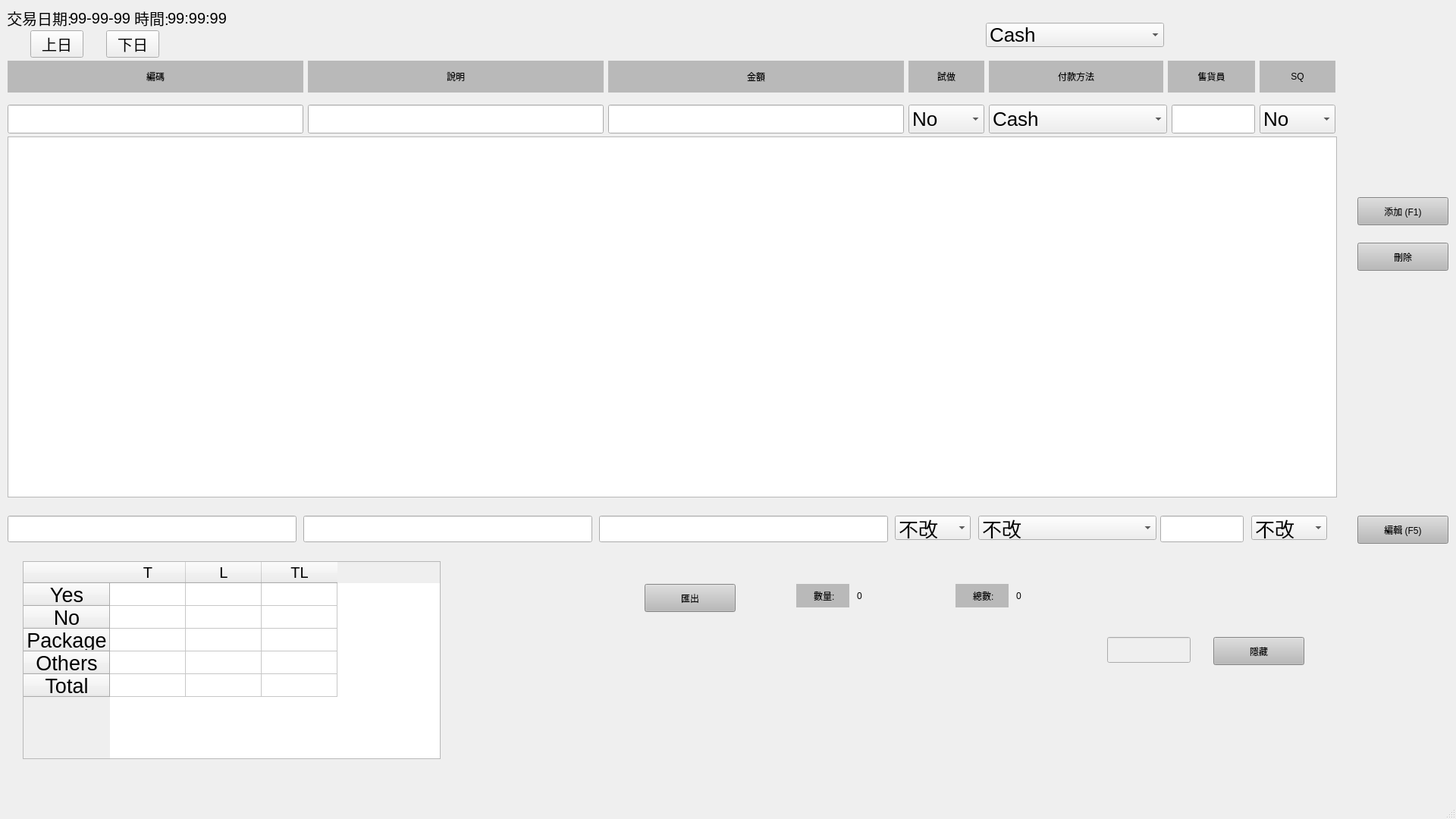
<?xml version="1.0" encoding="UTF-8"?>
<ui version="4.0">
 <class>MainWindow</class>
 <widget class="QMainWindow" name="MainWindow">
  <property name="geometry">
   <rect>
    <x>0</x>
    <y>0</y>
    <width>1920</width>
    <height>1080</height>
   </rect>
  </property>
  <property name="sizePolicy">
   <sizepolicy hsizetype="Ignored" vsizetype="Preferred">
    <horstretch>0</horstretch>
    <verstretch>0</verstretch>
   </sizepolicy>
  </property>
  <property name="minimumSize">
   <size>
    <width>100</width>
    <height>0</height>
   </size>
  </property>
  <property name="sizeIncrement">
   <size>
    <width>200</width>
    <height>0</height>
   </size>
  </property>
  <property name="windowTitle">
   <string>MainWindow</string>
  </property>
  <widget class="QWidget" name="centralwidget">
   <widget class="QWidget" name="verticalLayoutWidget_2">
    <property name="geometry">
     <rect>
      <x>10</x>
      <y>80</y>
      <width>1751</width>
      <height>96</height>
     </rect>
    </property>
    <layout class="QVBoxLayout" name="verticalLayout_2">
     <item>
      <layout class="QHBoxLayout" name="horizontalLayout_5">
       <item>
        <widget class="QLabel" name="label_12">
         <property name="layoutDirection">
          <enum>Qt::RightToLeft</enum>
         </property>
         <property name="styleSheet">
          <string notr="true">font: 20pt &quot;Segoe Fluent Icons&quot;;
background-color: rgb(185, 185, 185);</string>
         </property>
         <property name="text">
          <string>編碼</string>
         </property>
         <property name="alignment">
          <set>Qt::AlignCenter</set>
         </property>
        </widget>
       </item>
       <item>
        <widget class="QLabel" name="label">
         <property name="layoutDirection">
          <enum>Qt::RightToLeft</enum>
         </property>
         <property name="styleSheet">
          <string notr="true">font: 20pt &quot;Segoe Fluent Icons&quot;;
border-color: rgb(255, 0, 4);
background-color: rgb(185, 185, 185);</string>
         </property>
         <property name="text">
          <string>說明</string>
         </property>
         <property name="alignment">
          <set>Qt::AlignCenter</set>
         </property>
        </widget>
       </item>
       <item>
        <widget class="QLabel" name="label_7">
         <property name="styleSheet">
          <string notr="true">font: 20pt &quot;Segoe Fluent Icons&quot;;
background-color: rgb(185, 185, 185);</string>
         </property>
         <property name="text">
          <string>金額</string>
         </property>
         <property name="alignment">
          <set>Qt::AlignCenter</set>
         </property>
        </widget>
       </item>
       <item>
        <widget class="QLabel" name="label_9">
         <property name="sizePolicy">
          <sizepolicy hsizetype="Expanding" vsizetype="Preferred">
           <horstretch>1</horstretch>
           <verstretch>0</verstretch>
          </sizepolicy>
         </property>
         <property name="minimumSize">
          <size>
           <width>10</width>
           <height>0</height>
          </size>
         </property>
         <property name="maximumSize">
          <size>
           <width>100</width>
           <height>16777215</height>
          </size>
         </property>
         <property name="styleSheet">
          <string notr="true">font: 20pt &quot;Segoe Fluent Icons&quot;;
background-color: rgb(185, 185, 185);</string>
         </property>
         <property name="text">
          <string>試做</string>
         </property>
         <property name="alignment">
          <set>Qt::AlignCenter</set>
         </property>
        </widget>
       </item>
       <item>
        <widget class="QLabel" name="label_2">
         <property name="sizePolicy">
          <sizepolicy hsizetype="Expanding" vsizetype="Preferred">
           <horstretch>1</horstretch>
           <verstretch>0</verstretch>
          </sizepolicy>
         </property>
         <property name="minimumSize">
          <size>
           <width>230</width>
           <height>0</height>
          </size>
         </property>
         <property name="maximumSize">
          <size>
           <width>120</width>
           <height>16777215</height>
          </size>
         </property>
         <property name="styleSheet">
          <string notr="true">font: 20pt &quot;Segoe Fluent Icons&quot;;
background-color: rgb(185, 185, 185);</string>
         </property>
         <property name="text">
          <string>付款方法</string>
         </property>
         <property name="alignment">
          <set>Qt::AlignCenter</set>
         </property>
        </widget>
       </item>
       <item>
        <widget class="QLabel" name="label_11">
         <property name="sizePolicy">
          <sizepolicy hsizetype="Fixed" vsizetype="Preferred">
           <horstretch>0</horstretch>
           <verstretch>0</verstretch>
          </sizepolicy>
         </property>
         <property name="minimumSize">
          <size>
           <width>115</width>
           <height>0</height>
          </size>
         </property>
         <property name="layoutDirection">
          <enum>Qt::LeftToRight</enum>
         </property>
         <property name="styleSheet">
          <string notr="true">font: 20pt &quot;Segoe Fluent Icons&quot;;
background-color: rgb(185, 185, 185);</string>
         </property>
         <property name="text">
          <string>售貨員</string>
         </property>
         <property name="alignment">
          <set>Qt::AlignCenter</set>
         </property>
        </widget>
       </item>
       <item>
        <widget class="QLabel" name="label_15">
         <property name="sizePolicy">
          <sizepolicy hsizetype="Fixed" vsizetype="Preferred">
           <horstretch>0</horstretch>
           <verstretch>0</verstretch>
          </sizepolicy>
         </property>
         <property name="minimumSize">
          <size>
           <width>0</width>
           <height>0</height>
          </size>
         </property>
         <property name="maximumSize">
          <size>
           <width>100</width>
           <height>16777215</height>
          </size>
         </property>
         <property name="layoutDirection">
          <enum>Qt::LeftToRight</enum>
         </property>
         <property name="styleSheet">
          <string notr="true">font: 20pt &quot;Segoe Fluent Icons&quot;;
background-color: rgb(185, 185, 185);</string>
         </property>
         <property name="text">
          <string>SQ</string>
         </property>
         <property name="alignment">
          <set>Qt::AlignCenter</set>
         </property>
        </widget>
       </item>
      </layout>
     </item>
     <item>
      <spacer name="verticalSpacer">
       <property name="orientation">
        <enum>Qt::Vertical</enum>
       </property>
       <property name="sizeType">
        <enum>QSizePolicy::Fixed</enum>
       </property>
       <property name="sizeHint" stdset="0">
        <size>
         <width>20</width>
         <height>10</height>
        </size>
       </property>
      </spacer>
     </item>
     <item>
      <layout class="QHBoxLayout" name="horizontalLayout_4">
       <item>
        <widget class="QLineEdit" name="codeEdit">
         <property name="styleSheet">
          <string notr="true">font-size: 26px;</string>
         </property>
        </widget>
       </item>
       <item>
        <widget class="QLineEdit" name="infoEdit">
         <property name="styleSheet">
          <string notr="true">font-size: 26px;</string>
         </property>
         <property name="text">
          <string/>
         </property>
        </widget>
       </item>
       <item>
        <widget class="QLineEdit" name="receiptedPriceEdit">
         <property name="enabled">
          <bool>true</bool>
         </property>
         <property name="styleSheet">
          <string notr="true">font-size: 26px;</string>
         </property>
         <property name="alignment">
          <set>Qt::AlignLeading|Qt::AlignLeft|Qt::AlignVCenter</set>
         </property>
        </widget>
       </item>
       <item>
        <widget class="QComboBox" name="trialBox">
         <property name="sizePolicy">
          <sizepolicy hsizetype="Fixed" vsizetype="Fixed">
           <horstretch>1</horstretch>
           <verstretch>0</verstretch>
          </sizepolicy>
         </property>
         <property name="minimumSize">
          <size>
           <width>100</width>
           <height>0</height>
          </size>
         </property>
         <property name="styleSheet">
          <string notr="true">font-size: 26px;</string>
         </property>
         <item>
          <property name="text">
           <string>No</string>
          </property>
         </item>
         <item>
          <property name="text">
           <string>Yes</string>
          </property>
         </item>
         <item>
          <property name="text">
           <string>None</string>
          </property>
         </item>
        </widget>
       </item>
       <item>
        <widget class="QComboBox" name="dateEdit">
         <property name="enabled">
          <bool>true</bool>
         </property>
         <property name="sizePolicy">
          <sizepolicy hsizetype="Fixed" vsizetype="Fixed">
           <horstretch>1</horstretch>
           <verstretch>0</verstretch>
          </sizepolicy>
         </property>
         <property name="minimumSize">
          <size>
           <width>235</width>
           <height>0</height>
          </size>
         </property>
         <property name="maximumSize">
          <size>
           <width>235</width>
           <height>16777215</height>
          </size>
         </property>
         <property name="styleSheet">
          <string notr="true">font-size: 26px;</string>
         </property>
         <item>
          <property name="text">
           <string>Cash</string>
          </property>
         </item>
         <item>
          <property name="text">
           <string>PK Cash</string>
          </property>
         </item>
         <item>
          <property name="text">
           <string>Visa</string>
          </property>
         </item>
         <item>
          <property name="text">
           <string>PK/VISA/MASTER</string>
          </property>
         </item>
         <item>
          <property name="text">
           <string>Master</string>
          </property>
         </item>
         <item>
          <property name="text">
           <string>銀聯PK</string>
          </property>
         </item>
         <item>
          <property name="text">
           <string>銀聯</string>
          </property>
         </item>
         <item>
          <property name="text">
           <string>A.E</string>
          </property>
         </item>
         <item>
          <property name="text">
           <string>PK/AE</string>
          </property>
         </item>
         <item>
          <property name="text">
           <string>EPS</string>
          </property>
         </item>
         <item>
          <property name="text">
           <string>PK/EPS</string>
          </property>
         </item>
         <item>
          <property name="text">
           <string>MIND BEAUTY</string>
          </property>
         </item>
         <item>
          <property name="text">
           <string>PAY ME</string>
          </property>
         </item>
         <item>
          <property name="text">
           <string>PAY ME PK</string>
          </property>
         </item>
         <item>
          <property name="text">
           <string>FTP</string>
          </property>
         </item>
         <item>
          <property name="text">
           <string>Package</string>
          </property>
         </item>
         <item>
          <property name="text">
           <string>Product</string>
          </property>
         </item>
        </widget>
       </item>
       <item>
        <widget class="QLineEdit" name="personEdit">
         <property name="sizePolicy">
          <sizepolicy hsizetype="Fixed" vsizetype="Fixed">
           <horstretch>0</horstretch>
           <verstretch>0</verstretch>
          </sizepolicy>
         </property>
         <property name="minimumSize">
          <size>
           <width>0</width>
           <height>0</height>
          </size>
         </property>
         <property name="maximumSize">
          <size>
           <width>110</width>
           <height>16777215</height>
          </size>
         </property>
         <property name="styleSheet">
          <string notr="true">font-size: 26px;</string>
         </property>
        </widget>
       </item>
       <item>
        <widget class="QComboBox" name="SQBox">
         <property name="sizePolicy">
          <sizepolicy hsizetype="Fixed" vsizetype="Fixed">
           <horstretch>1</horstretch>
           <verstretch>0</verstretch>
          </sizepolicy>
         </property>
         <property name="minimumSize">
          <size>
           <width>100</width>
           <height>0</height>
          </size>
         </property>
         <property name="styleSheet">
          <string notr="true">font-size: 26px;</string>
         </property>
         <item>
          <property name="text">
           <string>No</string>
          </property>
         </item>
         <item>
          <property name="text">
           <string>Yes</string>
          </property>
         </item>
        </widget>
       </item>
      </layout>
     </item>
    </layout>
   </widget>
   <widget class="QPushButton" name="addButton">
    <property name="geometry">
     <rect>
      <x>1790</x>
      <y>260</y>
      <width>120</width>
      <height>37</height>
     </rect>
    </property>
    <property name="styleSheet">
     <string notr="true">font: 20pt &quot;Segoe Fluent Icons&quot;;
background-color: rgb(185, 185, 185);</string>
    </property>
    <property name="text">
     <string>添加 (F1)</string>
    </property>
   </widget>
   <widget class="QListWidget" name="listWidget">
    <property name="enabled">
     <bool>true</bool>
    </property>
    <property name="geometry">
     <rect>
      <x>10</x>
      <y>180</y>
      <width>1753</width>
      <height>476</height>
     </rect>
    </property>
    <property name="styleSheet">
     <string notr="true">QScrollBar:vertical {              
            border: none;
            background:white;
            width:3px;
            margin: 0px 0px 0px 0px;
        }
        QScrollBar::handle:vertical {
            background: qlineargradient(x1:0, y1:0, x2:1, y2:0,
            stop: 0 rgb(32, 47, 130), stop: 0.5 rgb(32, 47, 130), stop:1 rgb(32, 47, 130));
            min-height: 0px;
        }
        QScrollBar::add-line:vertical {
            background: qlineargradient(x1:0, y1:0, x2:1, y2:0,
            stop: 0 rgb(32, 47, 130), stop: 0.5 rgb(32, 47, 130),  stop:1 rgb(32, 47, 130));
            height: 0px;
            subcontrol-position: bottom;
            subcontrol-origin: margin;
        }
        QScrollBar::sub-line:vertical {
            background: qlineargradient(x1:0, y1:0, x2:1, y2:0,
            stop: 0  rgb(32, 47, 130), stop: 0.5 rgb(32, 47, 130),  stop:1 rgb(32, 47, 130));
            height: 0 px;
            subcontrol-position: top;
            subcontrol-origin: margin;
        }</string>
    </property>
    <property name="dragDropMode">
     <enum>QAbstractItemView::NoDragDrop</enum>
    </property>
    <property name="iconSize">
     <size>
      <width>0</width>
      <height>0</height>
     </size>
    </property>
    <property name="resizeMode">
     <enum>QListView::Adjust</enum>
    </property>
    <property name="viewMode">
     <enum>QListView::ListMode</enum>
    </property>
   </widget>
   <widget class="QLabel" name="tradeDate">
    <property name="geometry">
     <rect>
      <x>0</x>
      <y>10</y>
      <width>104</width>
      <height>27</height>
     </rect>
    </property>
    <property name="layoutDirection">
     <enum>Qt::LeftToRight</enum>
    </property>
    <property name="styleSheet">
     <string notr="true">font-size: 20px;</string>
    </property>
    <property name="text">
     <string>交易日期:</string>
    </property>
    <property name="alignment">
     <set>Qt::AlignCenter</set>
    </property>
   </widget>
   <widget class="QLabel" name="dateLabel">
    <property name="geometry">
     <rect>
      <x>80</x>
      <y>10</y>
      <width>104</width>
      <height>27</height>
     </rect>
    </property>
    <property name="styleSheet">
     <string notr="true">font-size: 20px;</string>
    </property>
    <property name="text">
     <string>99-99-99</string>
    </property>
    <property name="alignment">
     <set>Qt::AlignCenter</set>
    </property>
   </widget>
   <widget class="QLabel" name="timeText">
    <property name="geometry">
     <rect>
      <x>160</x>
      <y>10</y>
      <width>80</width>
      <height>27</height>
     </rect>
    </property>
    <property name="styleSheet">
     <string notr="true">font-size: 20px;</string>
    </property>
    <property name="text">
     <string>時間:</string>
    </property>
    <property name="alignment">
     <set>Qt::AlignCenter</set>
    </property>
   </widget>
   <widget class="QLabel" name="timeLabel">
    <property name="geometry">
     <rect>
      <x>220</x>
      <y>10</y>
      <width>80</width>
      <height>27</height>
     </rect>
    </property>
    <property name="styleSheet">
     <string notr="true">font-size: 20px;</string>
    </property>
    <property name="text">
     <string>99:99:99</string>
    </property>
    <property name="alignment">
     <set>Qt::AlignCenter</set>
    </property>
   </widget>
   <widget class="QPushButton" name="lastButton">
    <property name="geometry">
     <rect>
      <x>40</x>
      <y>40</y>
      <width>70</width>
      <height>36</height>
     </rect>
    </property>
    <property name="styleSheet">
     <string notr="true">font-size: 20px;</string>
    </property>
    <property name="text">
     <string>上日</string>
    </property>
   </widget>
   <widget class="QPushButton" name="nextButton">
    <property name="geometry">
     <rect>
      <x>140</x>
      <y>40</y>
      <width>70</width>
      <height>36</height>
     </rect>
    </property>
    <property name="styleSheet">
     <string notr="true">font-size: 20px;</string>
    </property>
    <property name="text">
     <string>下日</string>
    </property>
   </widget>
   <widget class="QLabel" name="label_13">
    <property name="geometry">
     <rect>
      <x>1050</x>
      <y>770</y>
      <width>70</width>
      <height>31</height>
     </rect>
    </property>
    <property name="styleSheet">
     <string notr="true">font: 20pt &quot;Segoe Fluent Icons&quot;;
border-color: rgb(255, 0, 4);
background-color: rgb(185, 185, 185);</string>
    </property>
    <property name="text">
     <string> 數量:</string>
    </property>
    <property name="alignment">
     <set>Qt::AlignCenter</set>
    </property>
   </widget>
   <widget class="QLabel" name="totalItemLabel">
    <property name="geometry">
     <rect>
      <x>1130</x>
      <y>770</y>
      <width>87</width>
      <height>31</height>
     </rect>
    </property>
    <property name="styleSheet">
     <string notr="true">font: 20pt &quot;Segoe Fluent Icons&quot;;</string>
    </property>
    <property name="text">
     <string>0</string>
    </property>
    <property name="alignment">
     <set>Qt::AlignLeading|Qt::AlignLeft|Qt::AlignVCenter</set>
    </property>
   </widget>
   <widget class="QLabel" name="label_14">
    <property name="geometry">
     <rect>
      <x>1260</x>
      <y>770</y>
      <width>70</width>
      <height>31</height>
     </rect>
    </property>
    <property name="styleSheet">
     <string notr="true">font: 20pt &quot;Segoe Fluent Icons&quot;;
border-color: rgb(255, 0, 4);
background-color: rgb(185, 185, 185);</string>
    </property>
    <property name="text">
     <string> 總數:</string>
    </property>
    <property name="alignment">
     <set>Qt::AlignCenter</set>
    </property>
   </widget>
   <widget class="QLabel" name="totalPriceLabel">
    <property name="geometry">
     <rect>
      <x>1340</x>
      <y>770</y>
      <width>341</width>
      <height>31</height>
     </rect>
    </property>
    <property name="styleSheet">
     <string notr="true">font: 20pt &quot;Segoe Fluent Icons&quot;;</string>
    </property>
    <property name="text">
     <string>0</string>
    </property>
    <property name="alignment">
     <set>Qt::AlignLeading|Qt::AlignLeft|Qt::AlignVCenter</set>
    </property>
   </widget>
   <widget class="QPushButton" name="outputButton">
    <property name="geometry">
     <rect>
      <x>850</x>
      <y>770</y>
      <width>120</width>
      <height>37</height>
     </rect>
    </property>
    <property name="styleSheet">
     <string notr="true">font: 20pt &quot;Segoe Fluent Icons&quot;;
background-color: rgb(185, 185, 185);</string>
    </property>
    <property name="text">
     <string>匯出</string>
    </property>
   </widget>
   <widget class="QPushButton" name="deleteButton">
    <property name="enabled">
     <bool>true</bool>
    </property>
    <property name="geometry">
     <rect>
      <x>1790</x>
      <y>320</y>
      <width>120</width>
      <height>37</height>
     </rect>
    </property>
    <property name="styleSheet">
     <string notr="true">font: 20pt &quot;Segoe Fluent Icons&quot;;
background-color: rgb(185, 185, 185);</string>
    </property>
    <property name="text">
     <string>刪除</string>
    </property>
   </widget>
   <widget class="QPushButton" name="hideButton">
    <property name="enabled">
     <bool>true</bool>
    </property>
    <property name="geometry">
     <rect>
      <x>1600</x>
      <y>840</y>
      <width>120</width>
      <height>37</height>
     </rect>
    </property>
    <property name="styleSheet">
     <string notr="true">font: 20pt &quot;Segoe Fluent Icons&quot;;
background-color: rgb(185, 185, 185);</string>
    </property>
    <property name="text">
     <string>隱藏</string>
    </property>
   </widget>
   <widget class="QLineEdit" name="passwordEdit">
    <property name="enabled">
     <bool>false</bool>
    </property>
    <property name="geometry">
     <rect>
      <x>1460</x>
      <y>840</y>
      <width>110</width>
      <height>34</height>
     </rect>
    </property>
    <property name="sizePolicy">
     <sizepolicy hsizetype="Fixed" vsizetype="Fixed">
      <horstretch>0</horstretch>
      <verstretch>0</verstretch>
     </sizepolicy>
    </property>
    <property name="minimumSize">
     <size>
      <width>0</width>
      <height>0</height>
     </size>
    </property>
    <property name="maximumSize">
     <size>
      <width>110</width>
      <height>16777215</height>
     </size>
    </property>
    <property name="styleSheet">
     <string notr="true">font: 9pt &quot;Segoe Fluent Icons&quot;;</string>
    </property>
   </widget>
   <widget class="QTableWidget" name="tableWidget">
    <property name="geometry">
     <rect>
      <x>30</x>
      <y>740</y>
      <width>551</width>
      <height>261</height>
     </rect>
    </property>
    <property name="styleSheet">
     <string notr="true">font-size: 15px;</string>
    </property>
    <row>
     <property name="text">
      <string>Yes</string>
     </property>
     <property name="font">
      <font>
       <pointsize>20</pointsize>
      </font>
     </property>
     <property name="textAlignment">
      <set>AlignCenter</set>
     </property>
    </row>
    <row>
     <property name="text">
      <string>No</string>
     </property>
     <property name="font">
      <font>
       <pointsize>20</pointsize>
      </font>
     </property>
     <property name="textAlignment">
      <set>AlignCenter</set>
     </property>
    </row>
    <row>
     <property name="text">
      <string>Package</string>
     </property>
     <property name="font">
      <font>
       <pointsize>20</pointsize>
       <weight>50</weight>
       <bold>false</bold>
      </font>
     </property>
     <property name="textAlignment">
      <set>AlignCenter</set>
     </property>
    </row>
    <row>
     <property name="text">
      <string>Others</string>
     </property>
     <property name="font">
      <font>
       <pointsize>20</pointsize>
      </font>
     </property>
     <property name="textAlignment">
      <set>AlignCenter</set>
     </property>
    </row>
    <row>
     <property name="text">
      <string>Total</string>
     </property>
     <property name="font">
      <font>
       <pointsize>20</pointsize>
      </font>
     </property>
     <property name="textAlignment">
      <set>AlignCenter</set>
     </property>
    </row>
    <column>
     <property name="text">
      <string>T</string>
     </property>
     <property name="font">
      <font>
       <pointsize>15</pointsize>
      </font>
     </property>
    </column>
    <column>
     <property name="text">
      <string>L</string>
     </property>
     <property name="font">
      <font>
       <pointsize>15</pointsize>
      </font>
     </property>
    </column>
    <column>
     <property name="text">
      <string>TL</string>
     </property>
     <property name="font">
      <font>
       <pointsize>15</pointsize>
      </font>
     </property>
    </column>
    <item row="0" column="0">
     <property name="text">
      <string/>
     </property>
     <property name="font">
      <font>
       <pointsize>20</pointsize>
      </font>
     </property>
     <property name="textAlignment">
      <set>AlignCenter</set>
     </property>
    </item>
    <item row="0" column="1">
     <property name="text">
      <string/>
     </property>
     <property name="font">
      <font>
       <pointsize>20</pointsize>
      </font>
     </property>
     <property name="textAlignment">
      <set>AlignCenter</set>
     </property>
    </item>
    <item row="0" column="2">
     <property name="text">
      <string/>
     </property>
     <property name="font">
      <font>
       <pointsize>20</pointsize>
      </font>
     </property>
     <property name="textAlignment">
      <set>AlignCenter</set>
     </property>
    </item>
    <item row="1" column="0">
     <property name="text">
      <string/>
     </property>
     <property name="font">
      <font>
       <pointsize>20</pointsize>
      </font>
     </property>
     <property name="textAlignment">
      <set>AlignCenter</set>
     </property>
    </item>
    <item row="1" column="1">
     <property name="text">
      <string/>
     </property>
     <property name="font">
      <font>
       <pointsize>20</pointsize>
      </font>
     </property>
     <property name="textAlignment">
      <set>AlignCenter</set>
     </property>
    </item>
    <item row="1" column="2">
     <property name="text">
      <string/>
     </property>
     <property name="font">
      <font>
       <pointsize>20</pointsize>
      </font>
     </property>
     <property name="textAlignment">
      <set>AlignCenter</set>
     </property>
    </item>
    <item row="2" column="0">
     <property name="text">
      <string/>
     </property>
     <property name="font">
      <font>
       <pointsize>20</pointsize>
      </font>
     </property>
     <property name="textAlignment">
      <set>AlignCenter</set>
     </property>
    </item>
    <item row="2" column="1">
     <property name="text">
      <string/>
     </property>
     <property name="font">
      <font>
       <pointsize>20</pointsize>
      </font>
     </property>
     <property name="textAlignment">
      <set>AlignCenter</set>
     </property>
    </item>
    <item row="2" column="2">
     <property name="text">
      <string/>
     </property>
     <property name="font">
      <font>
       <pointsize>20</pointsize>
      </font>
     </property>
     <property name="textAlignment">
      <set>AlignCenter</set>
     </property>
    </item>
    <item row="3" column="0">
     <property name="text">
      <string/>
     </property>
     <property name="font">
      <font>
       <pointsize>20</pointsize>
      </font>
     </property>
     <property name="textAlignment">
      <set>AlignCenter</set>
     </property>
    </item>
    <item row="3" column="1">
     <property name="text">
      <string/>
     </property>
     <property name="font">
      <font>
       <pointsize>20</pointsize>
      </font>
     </property>
     <property name="textAlignment">
      <set>AlignCenter</set>
     </property>
    </item>
    <item row="3" column="2">
     <property name="text">
      <string/>
     </property>
     <property name="font">
      <font>
       <pointsize>20</pointsize>
      </font>
     </property>
     <property name="textAlignment">
      <set>AlignCenter</set>
     </property>
    </item>
    <item row="4" column="0">
     <property name="text">
      <string/>
     </property>
     <property name="font">
      <font>
       <pointsize>20</pointsize>
      </font>
     </property>
     <property name="textAlignment">
      <set>AlignCenter</set>
     </property>
    </item>
    <item row="4" column="1">
     <property name="text">
      <string/>
     </property>
     <property name="font">
      <font>
       <pointsize>20</pointsize>
      </font>
     </property>
     <property name="textAlignment">
      <set>AlignCenter</set>
     </property>
    </item>
    <item row="4" column="2">
     <property name="text">
      <string/>
     </property>
     <property name="font">
      <font>
       <pointsize>20</pointsize>
      </font>
     </property>
     <property name="textAlignment">
      <set>AlignCenter</set>
     </property>
    </item>
   </widget>
   <widget class="QLineEdit" name="codeEditChange">
    <property name="geometry">
     <rect>
      <x>10</x>
      <y>680</y>
      <width>381</width>
      <height>35</height>
     </rect>
    </property>
    <property name="styleSheet">
     <string notr="true">font-size: 26px;</string>
    </property>
   </widget>
   <widget class="QLineEdit" name="infoEditChange">
    <property name="geometry">
     <rect>
      <x>400</x>
      <y>680</y>
      <width>381</width>
      <height>35</height>
     </rect>
    </property>
    <property name="styleSheet">
     <string notr="true">font-size: 26px;</string>
    </property>
    <property name="text">
     <string/>
    </property>
   </widget>
   <widget class="QLineEdit" name="receiptedPriceEditChange">
    <property name="enabled">
     <bool>true</bool>
    </property>
    <property name="geometry">
     <rect>
      <x>790</x>
      <y>680</y>
      <width>381</width>
      <height>35</height>
     </rect>
    </property>
    <property name="styleSheet">
     <string notr="true">font-size: 26px;</string>
    </property>
    <property name="alignment">
     <set>Qt::AlignLeading|Qt::AlignLeft|Qt::AlignVCenter</set>
    </property>
   </widget>
   <widget class="QComboBox" name="trialBoxChange">
    <property name="geometry">
     <rect>
      <x>1180</x>
      <y>680</y>
      <width>100</width>
      <height>32</height>
     </rect>
    </property>
    <property name="sizePolicy">
     <sizepolicy hsizetype="Fixed" vsizetype="Fixed">
      <horstretch>1</horstretch>
      <verstretch>0</verstretch>
     </sizepolicy>
    </property>
    <property name="minimumSize">
     <size>
      <width>100</width>
      <height>0</height>
     </size>
    </property>
    <property name="styleSheet">
     <string notr="true">font-size: 26px;</string>
    </property>
    <item>
     <property name="text">
      <string>不改</string>
     </property>
    </item>
    <item>
     <property name="text">
      <string>Yes</string>
     </property>
    </item>
    <item>
     <property name="text">
      <string>No</string>
     </property>
    </item>
    <item>
     <property name="text">
      <string>None</string>
     </property>
    </item>
   </widget>
   <widget class="QComboBox" name="dateEditChange">
    <property name="enabled">
     <bool>true</bool>
    </property>
    <property name="geometry">
     <rect>
      <x>1290</x>
      <y>680</y>
      <width>235</width>
      <height>32</height>
     </rect>
    </property>
    <property name="sizePolicy">
     <sizepolicy hsizetype="Fixed" vsizetype="Fixed">
      <horstretch>1</horstretch>
      <verstretch>0</verstretch>
     </sizepolicy>
    </property>
    <property name="minimumSize">
     <size>
      <width>235</width>
      <height>0</height>
     </size>
    </property>
    <property name="maximumSize">
     <size>
      <width>235</width>
      <height>16777215</height>
     </size>
    </property>
    <property name="styleSheet">
     <string notr="true">font-size: 26px;</string>
    </property>
    <item>
     <property name="text">
      <string>不改</string>
     </property>
    </item>
    <item>
     <property name="text">
      <string>Cash</string>
     </property>
    </item>
    <item>
     <property name="text">
      <string>PK Cash</string>
     </property>
    </item>
    <item>
     <property name="text">
      <string>Visa</string>
     </property>
    </item>
    <item>
     <property name="text">
      <string>PK/VISA/MASTER</string>
     </property>
    </item>
    <item>
     <property name="text">
      <string>Master</string>
     </property>
    </item>
    <item>
     <property name="text">
      <string>銀聯PK</string>
     </property>
    </item>
    <item>
     <property name="text">
      <string>銀聯</string>
     </property>
    </item>
    <item>
     <property name="text">
      <string>A.E</string>
     </property>
    </item>
    <item>
     <property name="text">
      <string>PK/AE</string>
     </property>
    </item>
    <item>
     <property name="text">
      <string>EPS</string>
     </property>
    </item>
    <item>
     <property name="text">
      <string>PK/EPS</string>
     </property>
    </item>
    <item>
     <property name="text">
      <string>MIND BEAUTY</string>
     </property>
    </item>
    <item>
     <property name="text">
      <string>PAY ME</string>
     </property>
    </item>
    <item>
     <property name="text">
      <string>PAY ME PK</string>
     </property>
    </item>
    <item>
     <property name="text">
      <string>FTP</string>
     </property>
    </item>
    <item>
     <property name="text">
      <string>Package</string>
     </property>
    </item>
    <item>
     <property name="text">
      <string>Product</string>
     </property>
    </item>
   </widget>
   <widget class="QLineEdit" name="personEditChange">
    <property name="geometry">
     <rect>
      <x>1530</x>
      <y>680</y>
      <width>110</width>
      <height>35</height>
     </rect>
    </property>
    <property name="sizePolicy">
     <sizepolicy hsizetype="Fixed" vsizetype="Fixed">
      <horstretch>0</horstretch>
      <verstretch>0</verstretch>
     </sizepolicy>
    </property>
    <property name="minimumSize">
     <size>
      <width>0</width>
      <height>0</height>
     </size>
    </property>
    <property name="maximumSize">
     <size>
      <width>110</width>
      <height>16777215</height>
     </size>
    </property>
    <property name="styleSheet">
     <string notr="true">font-size: 26px;</string>
    </property>
   </widget>
   <widget class="QPushButton" name="editButton">
    <property name="enabled">
     <bool>true</bool>
    </property>
    <property name="geometry">
     <rect>
      <x>1790</x>
      <y>680</y>
      <width>120</width>
      <height>37</height>
     </rect>
    </property>
    <property name="styleSheet">
     <string notr="true">font: 20pt &quot;Segoe Fluent Icons&quot;;
background-color: rgb(185, 185, 185);</string>
    </property>
    <property name="text">
     <string>編輯 (F5)</string>
    </property>
   </widget>
   <widget class="QComboBox" name="SQBoxChange">
    <property name="geometry">
     <rect>
      <x>1650</x>
      <y>680</y>
      <width>100</width>
      <height>32</height>
     </rect>
    </property>
    <property name="sizePolicy">
     <sizepolicy hsizetype="Fixed" vsizetype="Fixed">
      <horstretch>1</horstretch>
      <verstretch>0</verstretch>
     </sizepolicy>
    </property>
    <property name="minimumSize">
     <size>
      <width>100</width>
      <height>0</height>
     </size>
    </property>
    <property name="styleSheet">
     <string notr="true">font-size: 26px;</string>
    </property>
    <item>
     <property name="text">
      <string>不改</string>
     </property>
    </item>
    <item>
     <property name="text">
      <string>Yes</string>
     </property>
    </item>
    <item>
     <property name="text">
      <string>No</string>
     </property>
    </item>
   </widget>
   <widget class="QComboBox" name="dateEditProduct">
    <property name="enabled">
     <bool>true</bool>
    </property>
    <property name="geometry">
     <rect>
      <x>1300</x>
      <y>30</y>
      <width>235</width>
      <height>32</height>
     </rect>
    </property>
    <property name="sizePolicy">
     <sizepolicy hsizetype="Fixed" vsizetype="Fixed">
      <horstretch>1</horstretch>
      <verstretch>0</verstretch>
     </sizepolicy>
    </property>
    <property name="minimumSize">
     <size>
      <width>235</width>
      <height>0</height>
     </size>
    </property>
    <property name="maximumSize">
     <size>
      <width>235</width>
      <height>16777215</height>
     </size>
    </property>
    <property name="styleSheet">
     <string notr="true">font-size: 26px;</string>
    </property>
    <item>
     <property name="text">
      <string>Cash</string>
     </property>
    </item>
    <item>
     <property name="text">
      <string>Visa</string>
     </property>
    </item>
    <item>
     <property name="text">
      <string>Master</string>
     </property>
    </item>
    <item>
     <property name="text">
      <string>銀聯</string>
     </property>
    </item>
    <item>
     <property name="text">
      <string>A.E</string>
     </property>
    </item>
    <item>
     <property name="text">
      <string>EPS</string>
     </property>
    </item>
    <item>
     <property name="text">
      <string>PAY ME</string>
     </property>
    </item>
    <item>
     <property name="text">
      <string>FTP</string>
     </property>
    </item>
   </widget>
  </widget>
  <widget class="QMenuBar" name="menubar">
   <property name="geometry">
    <rect>
     <x>0</x>
     <y>0</y>
     <width>1920</width>
     <height>21</height>
    </rect>
   </property>
  </widget>
  <widget class="QStatusBar" name="statusbar"/>
 </widget>
 <resources/>
 <connections/>
</ui>
